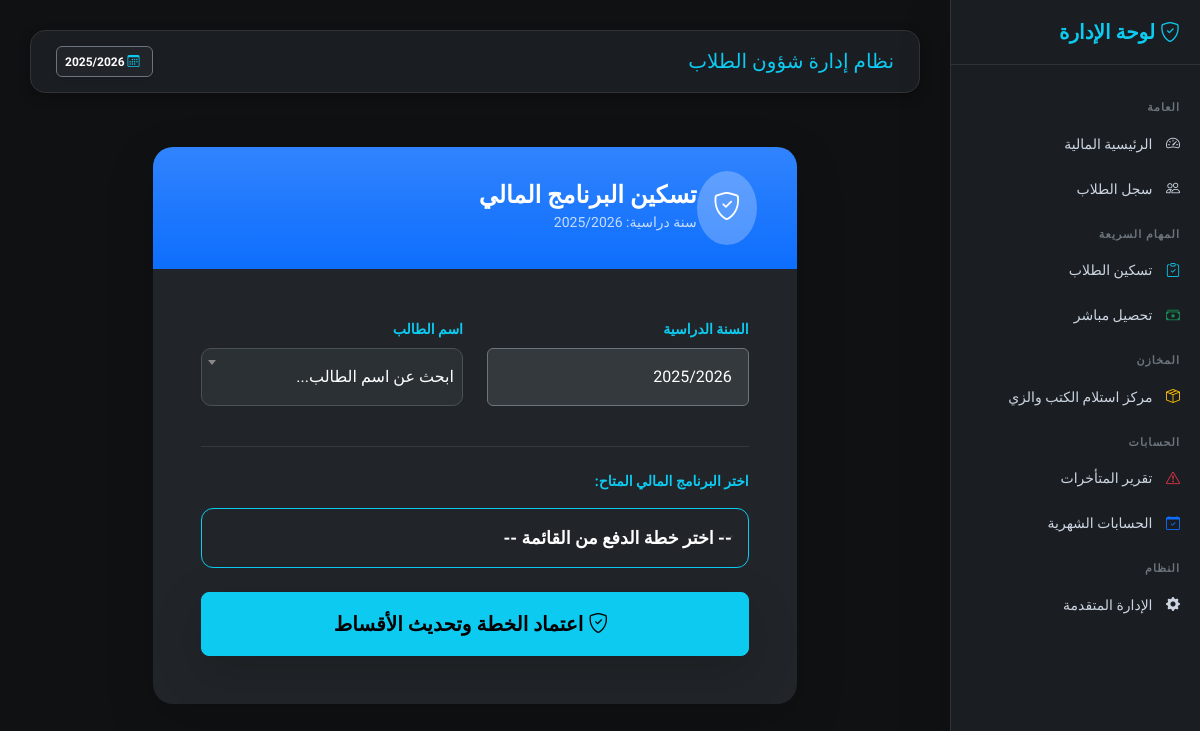
Before: /finance/assign-plan/ (signed in) with the older database file.
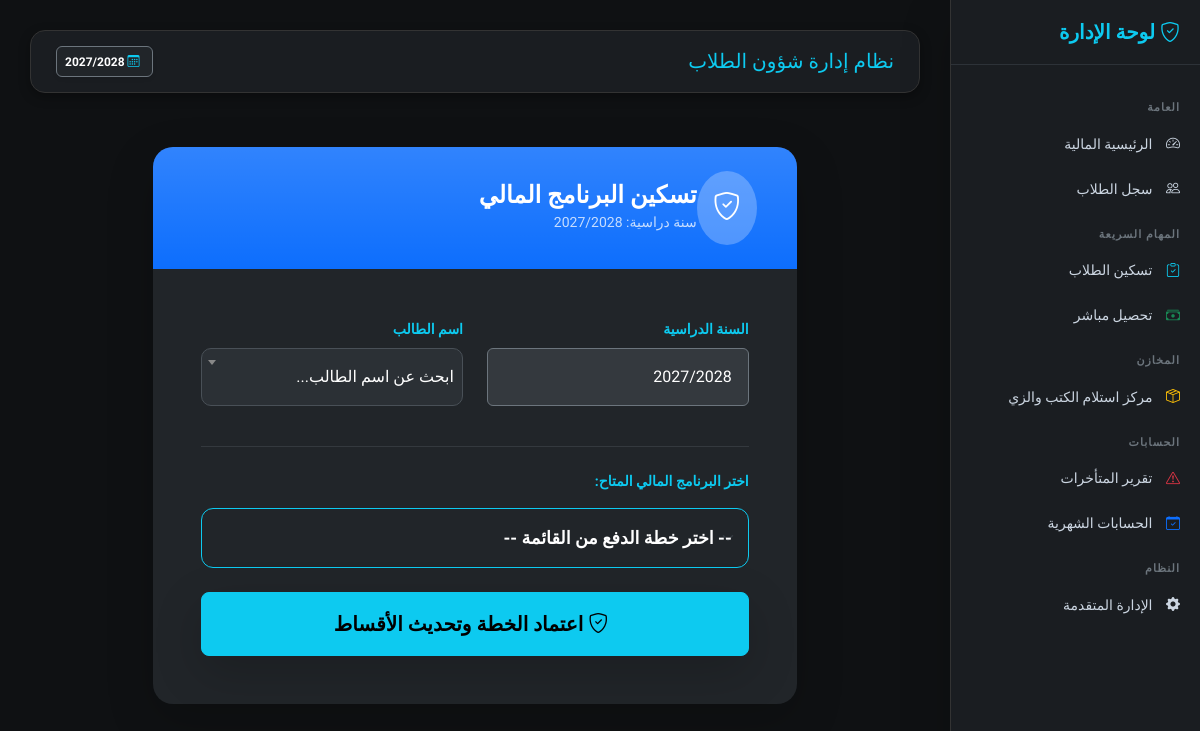
After: the same page with the newer database file.
### finance/models.py (models this page shows)
class AcademicYear(models.Model):
    name = models.CharField(max_length=20)  # مثال: 2025/2026
    is_active = models.BooleanField(default=False)
    def __str__(self):
        return self.name

### finance/views.py (the view, shortened to what this page needs)
# urls.py: path('assign-plan/', views.assign_plan, name='assign_plan'),
@staff_member_required
@transaction.atomic
def assign_plan(request, student_id=None):
    selected_student = None
    account = None
    target_id = student_id or request.GET.get('student_id')
    if target_id:
        selected_student = get_object_or_404(Student, id=target_id)
        account = StudentAccount.objects.filter(student=selected_student).first()
    context = {
        'years': AcademicYear.objects.all().order_by('-id'),
        'plans': InstallmentPlan.objects.all(),
        'selected_student': selected_student,
        'account': account,
    }
    return render(request, 'finance/assign_plan.html', context)

### config/context_processors.py (called while the page is built)
def active_academic_year(request): # تأكد أن هذا هو نفس الاسم
    active_year = AcademicYear.objects.filter(is_active=True).first()
    return {'active_year': active_year}

### finance/templates/finance/assign_plan.html (shortened to what this page needs)
{% extends 'base.html' %}
{% block content %}
<link href="https://cdnjs.cloudflare.com/ajax/libs/select2/4.0.13/css/select2.min.css" rel="stylesheet" />
<div class="container-fluid py-4">
    <div class="row justify-content-center">
        <div class="col-md-11 col-lg-9">
            <div class="card shadow-lg border-0 bg-dark text-white" style="border-radius: 20px; overflow: hidden;">
                <div class="card-header bg-primary bg-gradient p-4 border-0">
                    <div class="d-flex align-items-center justify-content-between">
                        <div class="d-flex align-items-center">
                            <div class="bg-white bg-opacity-25 rounded-circle p-3 me-3">
                                <i class="bi bi-shield-check fs-3 text-white"></i>
                            </div>
                            <div>
                                <h4 class="mb-0 fw-bold">تسكين البرنامج المالي</h4>
                                <small class="text-white text-opacity-75">سنة دراسية: {{ active_year|default:"2028/2029" }}</small>
                            </div>
                        </div>
                    </div>
                </div>
                <div class="card-body p-4 p-md-5">
                    <form method="POST" id="assignmentForm" action="{% if selected_student %}{% url 'assign_plan_with_id' selected_student.id %}{% else %}{% url 'assign_plan' %}{% endif %}">
                        <div class="row mb-4" dir="rtl">
                            <div class="col-md-6 mb-3">
                                <label class="form-label text-info fw-bold mb-2 small">السنة الدراسية</label>
                                <select id="academic_year_select" class="form-select bg-secondary bg-opacity-25 text-white border-secondary p-3 shadow-none" {% if selected_student %}disabled style="background-color: #1a1d20 !important;"{% else %}name="academic_year" required{% endif %}>
                                    {% for y in years %}
                                        <option value="{{ y.id }}" {% if selected_student and selected_student.academic_year.id == y.id %}selected{% elif y.is_active and not selected_student %}selected{% endif %}>
                                            {{ y.name }}
                                        </option>
                                    {% endfor %}
                                </select>
                            </div>
                            <div class="col-md-6">
                                <label class="form-label text-info fw-bold mb-2 small">اسم الطالب</label>
                            </div>
                        </div>
                        <hr class="border-secondary opacity-25 mb-4">
                        <div class="mb-4" dir="rtl">
                            <label class="form-label text-info fw-bold mb-3 small d-block">اختر البرنامج المالي المتاح:</label>
                            <select name="plan_id" id="plan_select" class="form-select form-select-lg bg-dark text-white border-info p-3 fw-bold" required>
                                <option value="" data-amount="0">-- اختر خطة الدفع من القائمة --</option>
                            </select>
                        </div>
                        <div class="d-grid gap-2">
                            <button type="submit" id="submitBtn" class="btn btn-info btn-lg fw-bold py-3 shadow-lg">
                                <i class="bi bi-shield-check me-2"></i> اعتماد الخطة وتحديث الأقساط
                            </button>
                        </div>
                    </form>
                </div>
            </div>
        </div>
    </div>
</div>
{% endblock %}

### finance/templates/base.html (shortened to what this page needs)
{% load static %}
<!DOCTYPE html>
<html lang="ar" dir="rtl">
<head>
    <link href="https://cdn.jsdelivr.net/npm/bootstrap@5.3.2/dist/css/bootstrap.min.css" rel="stylesheet">
    <link href="https://cdn.jsdelivr.net/npm/bootstrap-icons/font/bootstrap-icons.css" rel="stylesheet">
    <link href="https://cdn.jsdelivr.net/npm/select2@4.1.0-rc.0/dist/css/select2.min.css" rel="stylesheet" />
    <link rel="stylesheet" href="https://cdn.jsdelivr.net/npm/select2-bootstrap-5-theme@1.3.0/dist/select2-bootstrap-5-theme.min.css" />
</head>
<body>
<div class="sidebar shadow-lg">
    {% if student and student.id %}
        <h5><i class="bi bi-person-badge"></i> ملف الطالب</h5>
        <div class="text-center mb-4 px-3">
            <span class="d-block fw-bold text-white fs-5">{{ student.get_full_name }}</span>
            <small class="badge bg-info text-dark mt-2 px-3">{{ student.academic_year.name }}</small>
        </div>
        <div class="section-title">العمليات المالية</div>
        <a href="{% url 'assign_plan_with_id' student.id %}">
            <i class="bi bi-calendar-check text-info"></i> تسكين برنامج مالي
        </a>
        <a href="{% url 'quick_collection' %}?student_id={{ student.id }}">
            <i class="bi bi-cash-stack text-success"></i> تحصيل المصاريف
        </a>
        <a href="{% url 'student_inventory_view' student.id %}"
           class="{% if request.resolver_match.url_name == 'student_inventory_view' %}active-link{% endif %}">
            <i class="bi bi-box-seam text-warning"></i> تسليم الكتب والزي
        </a>
        <div class="section-title">تقارير وشهادات</div>
        <a href="javascript:void(0);" onclick="printEnrollmentCertificate()" class="admin-action-btn mt-2" style="color: #ffc107; border-color: rgba(255,193,7,0.3);">
            <i class="bi bi-printer"></i> طباعة شهادة قيد
        </a>
        <a href="{% url 'student_list' %}" class="text-info text-center d-block mt-4 border-top border-secondary pt-3 mx-3">
            <i class="bi bi-arrow-right-circle"></i> العودة للسجل العام
        </a>
    {% else %}
        <h5><i class="bi bi-shield-check"></i> لوحة الإدارة</h5>
        <div class="section-title">العامة</div>
        <a href="{% url 'finance_dashboard' %}"><i class="bi bi-speedometer2"></i> الرئيسية المالية</a>
        <a href="{% url 'student_list' %}"><i class="bi bi-people"></i> سجل الطلاب</a>
        <div class="section-title">المهام السريعة</div>
        <a href="{% url 'assign_plan' %}"><i class="bi bi-clipboard-check text-info"></i> تسكين الطلاب</a>
        <a href="{% url 'quick_collection' %}"><i class="bi bi-cash-stack text-success"></i> تحصيل مباشر</a>
        <div class="section-title">المخازن</div>
        <a href="{% url 'student_list' %}"><i class="bi bi-box-seam text-warning"></i> مركز استلام الكتب والزي</a>
        <div class="section-title">الحسابات</div>
        <a href="{% url 'overdue_report' %}"><i class="bi bi-exclamation-triangle text-danger"></i> تقرير المتأخرات</a>
        <a href="{% url 'close_month' %}"><i class="bi bi-calendar-check text-primary"></i> الحسابات الشهرية</a>
        <div class="section-title">النظام</div>
        <a href="/admin/" target="_blank"><i class="bi bi-gear-fill"></i> الإدارة المتقدمة</a>
    {% endif %}
    </div>
<div class="main-content">
    <div class="top-navbar d-flex justify-content-between align-items-center">
        <h5 class="mb-0 text-info">{% block page_title %}نظام إدارة شؤون الطلاب{% endblock %}</h5>
        <div class="d-flex align-items-center">
            <span class="badge bg-dark border border-secondary p-2 shadow-sm">
                <i class="bi bi-calendar3 me-1 text-info"></i>
                {{ active_year.name|default:"لم يتم تحديد سنة" }}
            </span>
        </div>
    </div>
    {% block content %}{% endblock %}
</div>
</body>
</html>

Changed rows visible on the page:
removed AcademicYear: name "2025/2026"
added AcademicYear: name "2027/2028"
Other visible differences:
form field academic_year: "2025/2026" → "2027/2028"
